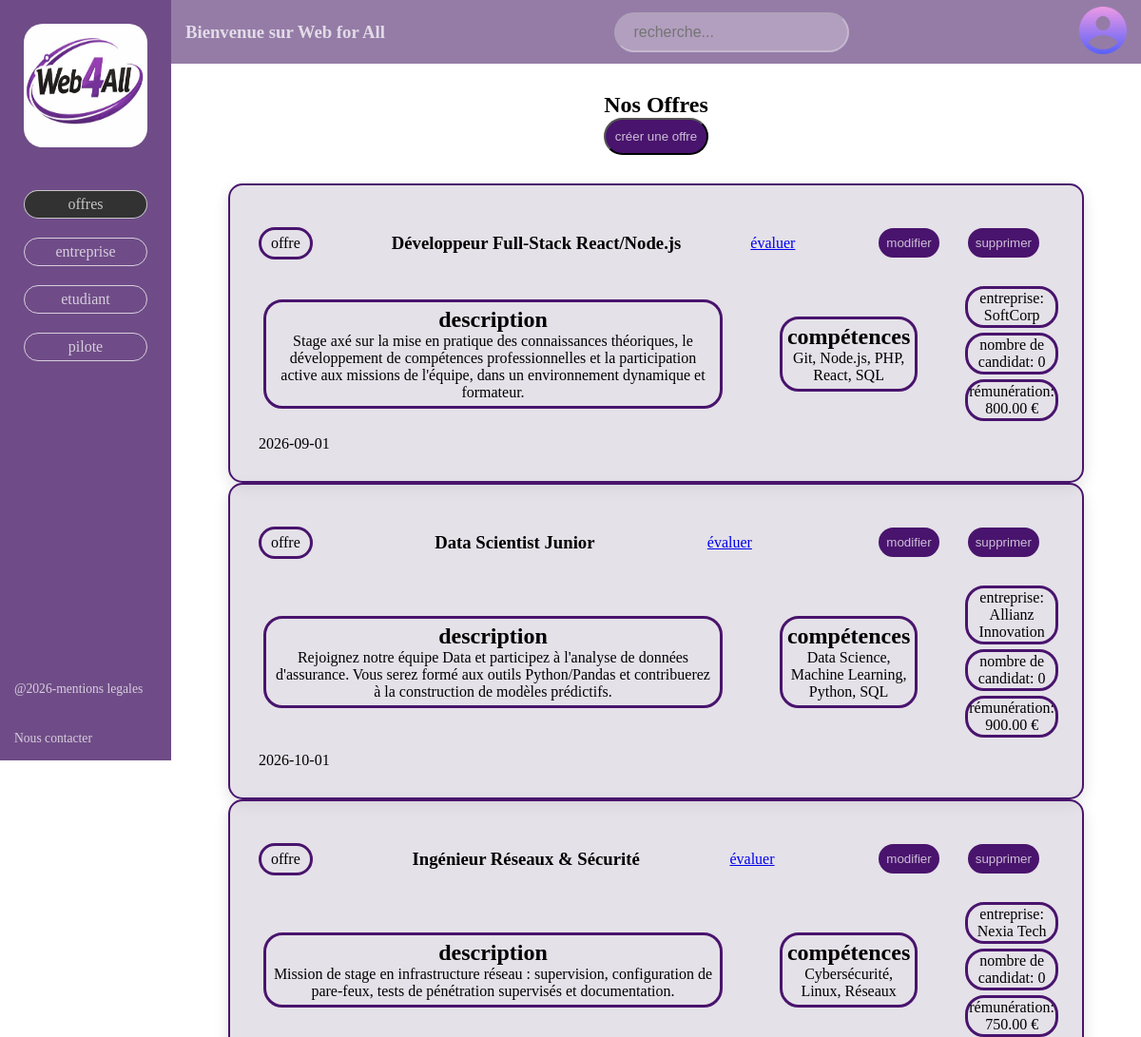
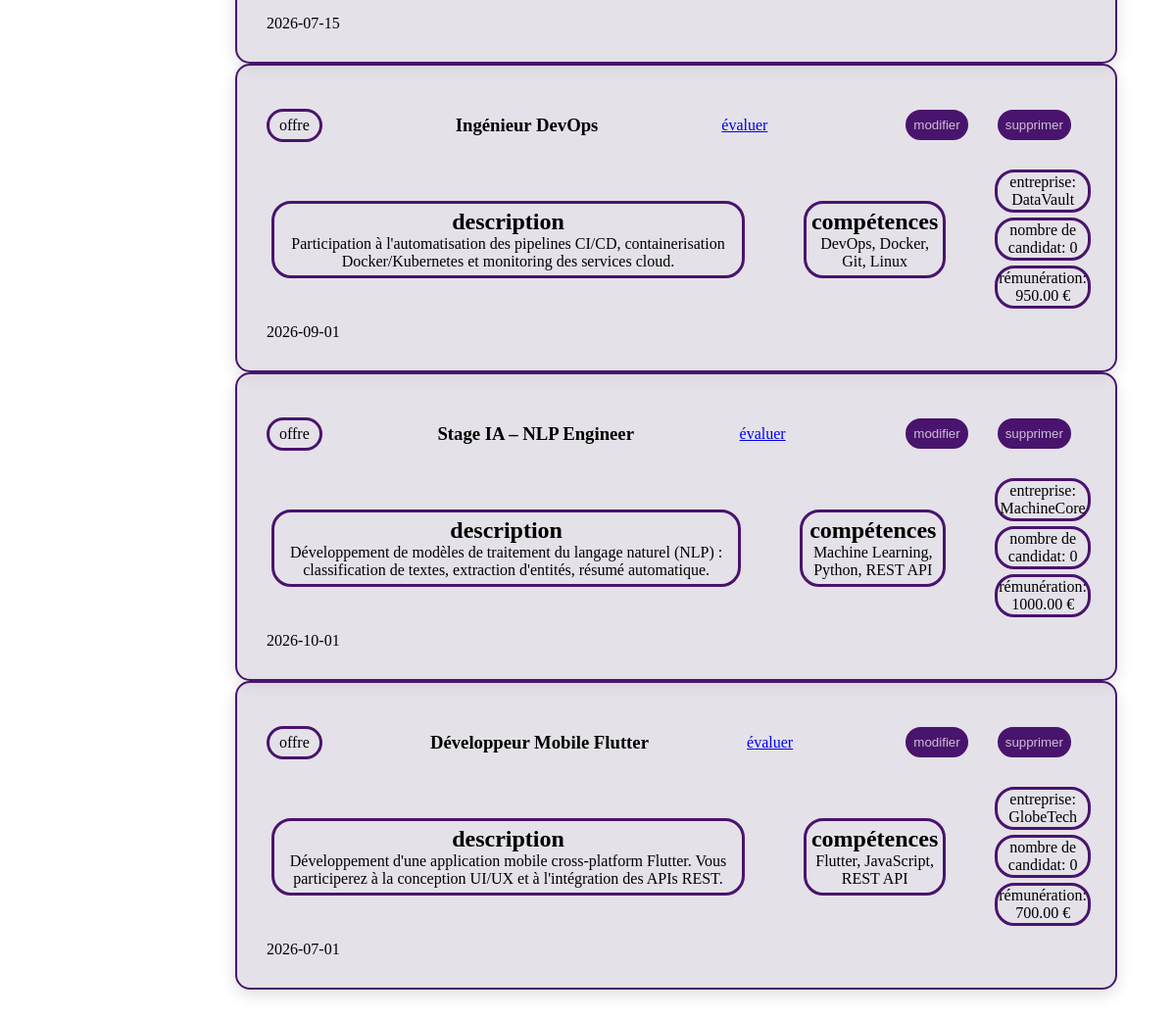
Screenshot of /index.php?controller=offers&action=index with the database file from the repository (2 pictures, top to bottom).
### tables this page shows
CREATE TABLE offre (
  id            INT UNSIGNED AUTO_INCREMENT PRIMARY KEY,
  titre         VARCHAR(200) NOT NULL,
  description   TEXT NOT NULL,
  remuneration  DECIMAL(8,2) UNSIGNED,
  date_debut    DATE,
  date_fin      DATE,
  duree_mois    TINYINT UNSIGNED,
  id_entreprise INT UNSIGNED NOT NULL,
  created_at    DATETIME NOT NULL DEFAULT CURRENT_TIMESTAMP,
  FOREIGN KEY (id_entreprise) REFERENCES entreprise(id) ON DELETE CASCADE
);

CREATE TABLE entreprise (
  id          INT UNSIGNED AUTO_INCREMENT PRIMARY KEY,
  nom         VARCHAR(200) NOT NULL,
  description TEXT,
  email       VARCHAR(255),
  telephone   VARCHAR(20),
  created_at  DATETIME NOT NULL DEFAULT CURRENT_TIMESTAMP
);

### app/controllers/OffersController.php (called while the page is built, shortened)
<?php
final class OffersController
{
    public function index(): void
    {
        require_once ROOT . '/app/models/OfferModel.php';
        $offers = (new OfferModel())->getAll();
        require_once ROOT . '/app/views/pages/offers.php';
    }
}

### app/models/OfferModel.php (called while the page is built, shortened)
<?php
final class OfferModel
{
    public function getAll(): array
    {
        $pdo = Database::getPdo();
        $sql = "
            SELECT
                o.id,
                o.titre,
                o.description,
                o.remuneration,
                o.date_debut,
                o.date_fin,
                o.duree_mois,
                o.id_entreprise,
                o.created_at,
                e.nom AS entreprise_nom,
                (SELECT COUNT(*) FROM candidature ca WHERE ca.id_offre = o.id) AS nb_candidatures,
                GROUP_CONCAT(DISTINCT c.libelle ORDER BY c.libelle SEPARATOR ', ') AS competences
            FROM offre o
            JOIN entreprise e ON o.id_entreprise = e.id
            LEFT JOIN offre_competence oc ON oc.id_offre = o.id
            LEFT JOIN competence c ON c.id = oc.id_competence
            GROUP BY o.id
            ORDER BY o.created_at DESC
        ";
        return $pdo->query($sql)->fetchAll();
    }
}

### app/views/pages/offers.php (the view, shortened to what this page needs)
<?php $cssExtra = '<link rel="stylesheet" href="/public/styles/offre.css">'; ?>
<section id="presentation-offre">
    <h1>Nos Offres</h1>
</section>
<section id="outils-offre">
    <button id="creation-offre" onclick="ouvrir('popup-creer-offre')">créer une offre</button>
</section>
<section id="nos-offres">
    <?php foreach (($offers ?? []) as $offer): ?>
        <?php $oid = (int)($offer['id'] ?? 0); ?>
        <div class="offres">
            <div class="debut-contenu-offre">
                <div class="type" onclick="ouvrir('popup-postuler-offre')">offre</div>
                <div class="title"><h3><?= htmlspecialchars((string)($offer['titre'] ?? ''), ENT_QUOTES, 'UTF-8') ?></h3></div>
                <div><a class="évaluer" href="#">évaluer</a></div>
                <?php if ($oid > 0): ?>
                <div class="modification-offre">
                    <button type="button" onclick="ouvrir('popup-modifier-offre-<?= $oid ?>')">modifier</button>
                    <button type="button" onclick="ouvrir('popup-supprimer-offre-<?= $oid ?>')">supprimer</button>
                </div>
                <?php endif; ?>
            </div>
            <div class="contenu-offre">
                <div class="description">
                    <h2>description</h2>
                    <article>
                        <p><?= nl2br(htmlspecialchars((string)($offer['description'] ?? ''), ENT_QUOTES, 'UTF-8')) ?></p>
                    </article>
                </div>
                <div class="competences">
                    <h2>compétences</h2>
                    <article>
                        <p><?= htmlspecialchars((string)($offer['competences'] ?? ''), ENT_QUOTES, 'UTF-8') ?></p>
                    </article>
                </div>
                <div class="detail">
                    <article><p>entreprise: <?= htmlspecialchars((string)($offer['entreprise_nom'] ?? ''), ENT_QUOTES, 'UTF-8') ?></p></article>
                    <article><p>nombre de candidat: <?= htmlspecialchars((string)($offer['nb_candidatures'] ?? '0'), ENT_QUOTES, 'UTF-8') ?></p></article>
                    <article><p>rémunération: <?= htmlspecialchars((string)($offer['remuneration'] ?? ''), ENT_QUOTES, 'UTF-8') ?> €</p></article>
                </div>
            </div>
            <div class="fin-contenu-offre">
                <p><?= htmlspecialchars((string)($offer['date_fin'] ?? ''), ENT_QUOTES, 'UTF-8') ?></p>
            </div>
        </div>
    <?php endforeach; ?>
</section>
<?php
require_once ROOT . '/app/views/layout/layout.php';

### public/styles/layout.css (style rules this page uses)
* { margin: 0; padding: 0; box-sizing: border-box; }
body { min-width: 320px; overflow-x: auto; }

### public/styles/offre.css (style rules this page uses)
#presentation-offre { display: flex; justify-content: center; align-items: center; }
#outils-offre { display: flex; justify-content: space-around; }
#outils-offre #creation-offre { background-color: rgb(73, 20, 109); border-radius: 25px; padding: 10px; color: rgba(255, 255, 255, 0.726); }
#nos-offres { display: flex; flex-direction: column; max-width: 900px; margin-left: auto; margin-right: auto; margin-top: 30px; }
.offres { border: 2px solid rgb(73, 20, 109); background-color: rgba(204, 198, 211, 0.53); border-radius: 15px; padding: 20px; box-shadow: 0 6px 16px rgba(0,0,0,0.12); }
.debut-contenu-offre { display: flex; align-items: center; justify-content: space-between; }
.debut-contenu-offre .type { padding: 5px 10px; margin: 10px; border: 3px solid rgb(73, 20, 109); border-radius: 20px; }
.debut-contenu-offre .title { margin: 10px; }
.debut-contenu-offre .modification-offre { display: flex; justify-content: space-around; margin: 10px; }
.debut-contenu-offre .modification-offre button { padding:5px 5px; margin: 15px; border: 3px solid rgb(73, 20, 109); background-color: rgb(73, 20, 109); border-radius: 20px; color: rgba(255, 255, 255, 0.726); }
.contenu-offre { display: flex; align-items: center; gap: 30px; }
.contenu-offre .description { padding:5px 5px; margin: 15px; border: 3px solid rgb(73, 20, 109); border-radius: 20px; }
.contenu-offre .description h2 { display: flex; align-items: center; justify-content: center; }
.contenu-offre .competences { padding:5px 5px; margin: 15px; border: 3px solid rgb(73, 20, 109); border-radius: 20px; }
.contenu-offre .competences h2 { display: flex; align-items: center; justify-content: center; }
.contenu-offre .detail article { display: flex; align-items: center; padding: 1px 1px; border: 3px solid rgb(73, 20, 109); margin: 5px; border-radius: 20px; }
.fin-contenu-offre { display: flex; align-items: center; margin: 10px; }

### rows the page displays
offre: titre "Développeur Full-Stack React/Node.js", description "Stage axé sur la mise en pratique des connaissances théoriques, le développement de compétences professionnelles et la participation active aux missions de l'équipe, dans un environnement dynamique et formateur.", competences "Git, Node.js, PHP, React, SQL", id_entreprise.nom "SoftCorp", nb_candidatures "0", remuneration "800.00", date_fin "2026-09-01"
offre: titre "Data Scientist Junior", description "Rejoignez notre équipe Data et participez à l'analyse de données d'assurance. Vous serez formé aux outils Python/Pandas et contribuerez à la construction de modèles prédictifs.", competences "Data Science, Machine Learning, Python, SQL", id_entreprise.nom "Allianz Innovation", nb_candidatures "0", remuneration "900.00", date_fin "2026-10-01"
offre: titre "Ingénieur Réseaux & Sécurité", description "Mission de stage en infrastructure réseau : supervision, configuration de pare-feux, tests de pénétration supervisés et documentation.", competences "Cybersécurité, Linux, Réseaux", id_entreprise.nom "Nexia Tech", nb_candidatures "0", remuneration "750.00", date_fin "2026-07-15"
offre: titre "Ingénieur DevOps", description "Participation à l'automatisation des pipelines CI/CD, containerisation Docker/Kubernetes et monitoring des services cloud.", competences "DevOps, Docker, Git, Linux", id_entreprise.nom "DataVault", nb_candidatures "0", remuneration "950.00", date_fin "2026-09-01"
offre: titre "Stage IA – NLP Engineer", description "Développement de modèles de traitement du langage naturel (NLP) : classification de textes, extraction d'entités, résumé automatique.", competences "Machine Learning, Python, REST API", id_entreprise.nom "MachineCore", nb_candidatures "0", remuneration "1000.00", date_fin "2026-10-01"
offre: titre "Développeur Mobile Flutter", description "Développement d'une application mobile cross-platform Flutter. Vous participerez à la conception UI/UX et à l'intégration des APIs REST.", competences "Flutter, JavaScript, REST API", id_entreprise.nom "GlobeTech", nb_candidatures "0", remuneration "700.00", date_fin "2026-07-01"
